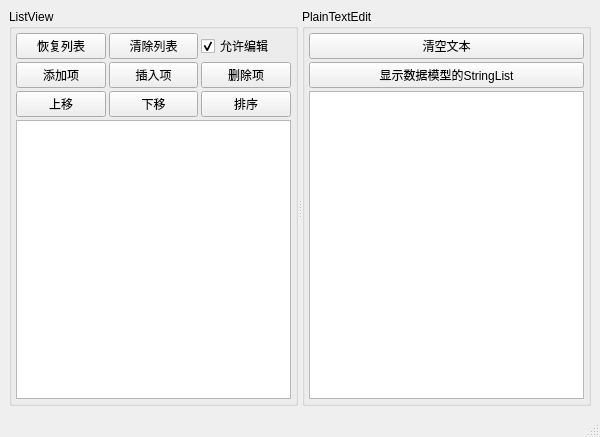
<?xml version="1.0" encoding="UTF-8"?>
<ui version="4.0">
 <class>MainWindow</class>
 <widget class="QMainWindow" name="MainWindow">
  <property name="geometry">
   <rect>
    <x>0</x>
    <y>0</y>
    <width>600</width>
    <height>437</height>
   </rect>
  </property>
  <property name="windowTitle">
   <string>QStringListModel和QListView</string>
  </property>
  <widget class="QWidget" name="centralwidget">
   <layout class="QHBoxLayout" name="horizontalLayout">
    <item>
     <widget class="QSplitter" name="splitter">
      <property name="orientation">
       <enum>Qt::Horizontal</enum>
      </property>
      <widget class="QGroupBox" name="groupBox">
       <property name="title">
        <string>ListView</string>
       </property>
       <layout class="QVBoxLayout" name="verticalLayout_3">
        <property name="spacing">
         <number>3</number>
        </property>
        <property name="leftMargin">
         <number>4</number>
        </property>
        <property name="topMargin">
         <number>4</number>
        </property>
        <property name="rightMargin">
         <number>4</number>
        </property>
        <property name="bottomMargin">
         <number>4</number>
        </property>
        <item>
         <layout class="QGridLayout" name="gridLayout">
          <item row="0" column="0">
           <widget class="QPushButton" name="btnIniList">
            <property name="text">
             <string>恢复列表</string>
            </property>
           </widget>
          </item>
          <item row="1" column="0">
           <widget class="QPushButton" name="btnListAppend">
            <property name="text">
             <string>添加项</string>
            </property>
           </widget>
          </item>
          <item row="1" column="1">
           <widget class="QPushButton" name="btnListInsert">
            <property name="text">
             <string>插入项</string>
            </property>
           </widget>
          </item>
          <item row="1" column="2">
           <widget class="QPushButton" name="btnListDelete">
            <property name="text">
             <string>删除项</string>
            </property>
           </widget>
          </item>
          <item row="2" column="0">
           <widget class="QPushButton" name="btnListMoveUp">
            <property name="text">
             <string>上移</string>
            </property>
           </widget>
          </item>
          <item row="2" column="1">
           <widget class="QPushButton" name="btnListMoveDown">
            <property name="text">
             <string>下移</string>
            </property>
           </widget>
          </item>
          <item row="2" column="2">
           <widget class="QPushButton" name="btnListSort">
            <property name="text">
             <string>排序</string>
            </property>
            <property name="checkable">
             <bool>true</bool>
            </property>
           </widget>
          </item>
          <item row="0" column="1">
           <widget class="QPushButton" name="btnListClear">
            <property name="text">
             <string>清除列表</string>
            </property>
           </widget>
          </item>
          <item row="0" column="2">
           <widget class="QCheckBox" name="chkEditable">
            <property name="text">
             <string>允许编辑</string>
            </property>
            <property name="checked">
             <bool>true</bool>
            </property>
           </widget>
          </item>
         </layout>
        </item>
        <item>
         <widget class="QListView" name="listView">
          <property name="alternatingRowColors">
           <bool>true</bool>
          </property>
         </widget>
        </item>
       </layout>
      </widget>
      <widget class="QGroupBox" name="groupBox_2">
       <property name="title">
        <string>PlainTextEdit</string>
       </property>
       <layout class="QVBoxLayout" name="verticalLayout_2">
        <property name="spacing">
         <number>3</number>
        </property>
        <property name="leftMargin">
         <number>4</number>
        </property>
        <property name="topMargin">
         <number>4</number>
        </property>
        <property name="rightMargin">
         <number>4</number>
        </property>
        <property name="bottomMargin">
         <number>4</number>
        </property>
        <item>
         <layout class="QVBoxLayout" name="verticalLayout">
          <item>
           <widget class="QPushButton" name="btnTextClear">
            <property name="text">
             <string>清空文本</string>
            </property>
           </widget>
          </item>
          <item>
           <widget class="QPushButton" name="btnTextImport">
            <property name="text">
             <string>显示数据模型的StringList</string>
            </property>
           </widget>
          </item>
         </layout>
        </item>
        <item>
         <widget class="QPlainTextEdit" name="plainTextEdit"/>
        </item>
       </layout>
      </widget>
     </widget>
    </item>
   </layout>
  </widget>
  <widget class="QStatusBar" name="statusbar"/>
 </widget>
 <resources/>
 <connections/>
</ui>
